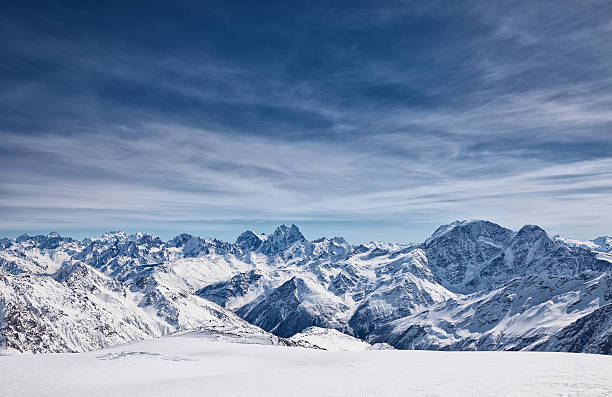
#> input picture Homework1/mounmoun.jpg, 612 x 397 px
$ jupyter execute homework1.ipynb
#> lines starting #> are read from the running program, lines starting #| are printed output that depends on the picture; after the words box and inside, x2 and y2 are one past the last pixel; in counts of white or black regions, pixels touching at a corner belong together
[cell 1]
import numpy as np
import cv2

[cell 2]
image = cv2.imread('mounmoun.jpg')
#> image is the input picture: shape (397, 612, 3); mean B, G, R 169.9, 140.8, 121.2

[cell 3]
drawing = False
mode = True
ix,iy = -1,-1

[cell 4]
def nothing(x): #<- 콜백을 위해서
    pass

def draw_square(event,x,y,flags,param): # 마우스 콜백
    global ix,iy,drawing,mode
    if event == cv2.EVENT_LBUTTONDOWN:
        drawing = True
        ix,iy = x,y
    elif event == cv2.EVENT_LBUTTONUP:
        drawing = False
    elif event == cv2.EVENT_MOUSEMOVE:
        if drawing == True:
            if mode == True:
                cv2.rectangle(image,(ix,iy),(x,y),(0,255,0),-1)

cv2.namedWindow('Homework window')
cv2.setMouseCallback('image', draw_square)
cv2.createTrackbar('image',0, 255, nothing)

while(1):
    imagecopy = image.copy() #안하면 작동이 안됨..
    font = cv2.FONT_HERSHEY_SIMPLEX # 이미지 위로 글씨
    cv2.putText(imagecopy,'text',(15,70), font, 2,(255,255,255),2,cv2.LINE_AA)
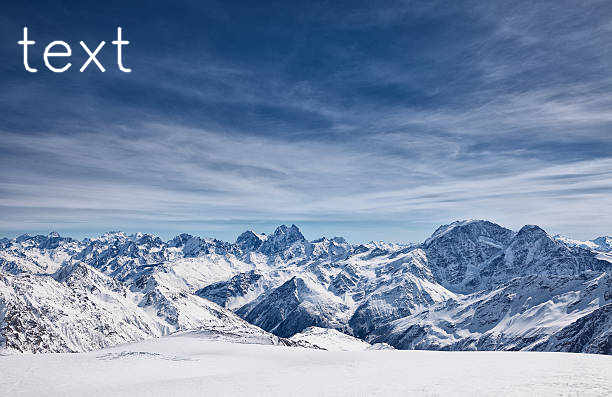
#> imagecopy: shape (397, 612, 3); 0.59% of pixels changed, all inside (x1, y1, x2, y2) = (17, 27, 132, 73)
    cv2.imshow('image',imagecopy)
    k = cv2.waitKey(1) & 0xFF
#> (key Esc is pressed here)
    if k == 27:
        break
cv2.destroyAllWindows()
